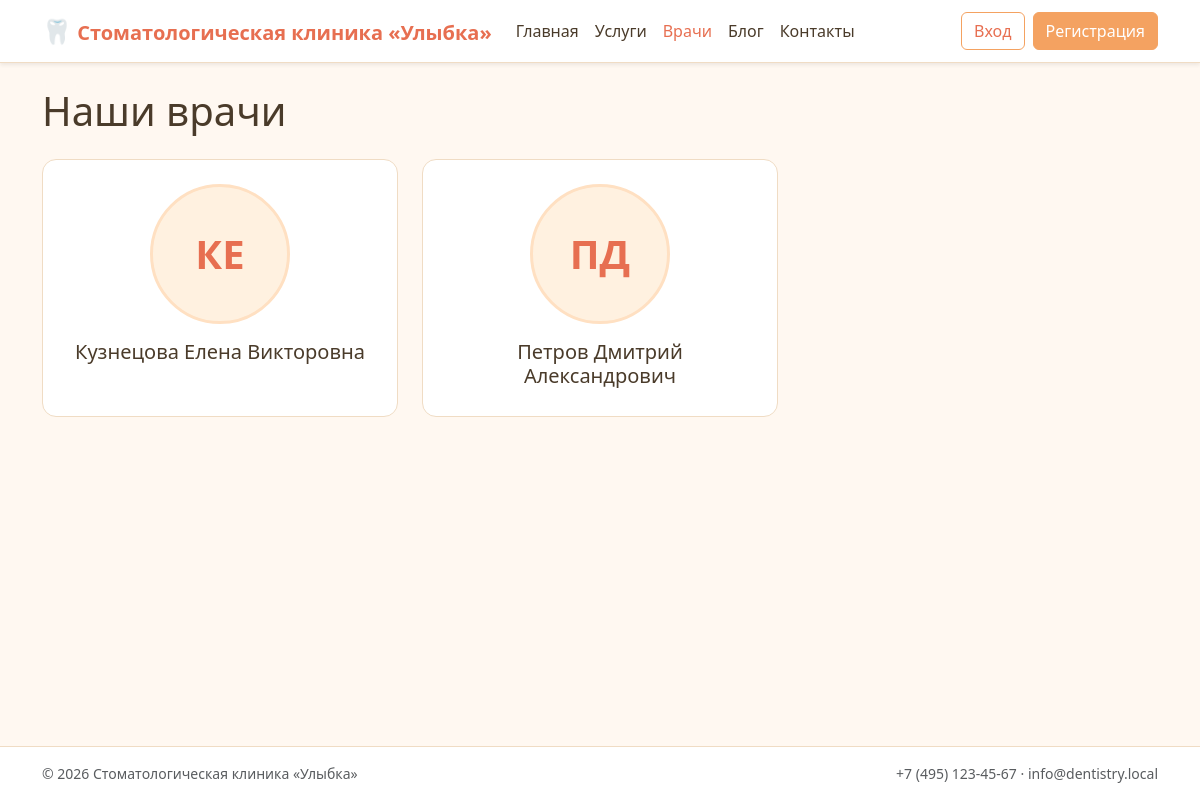
Page /doctors.php on the earlier database version.
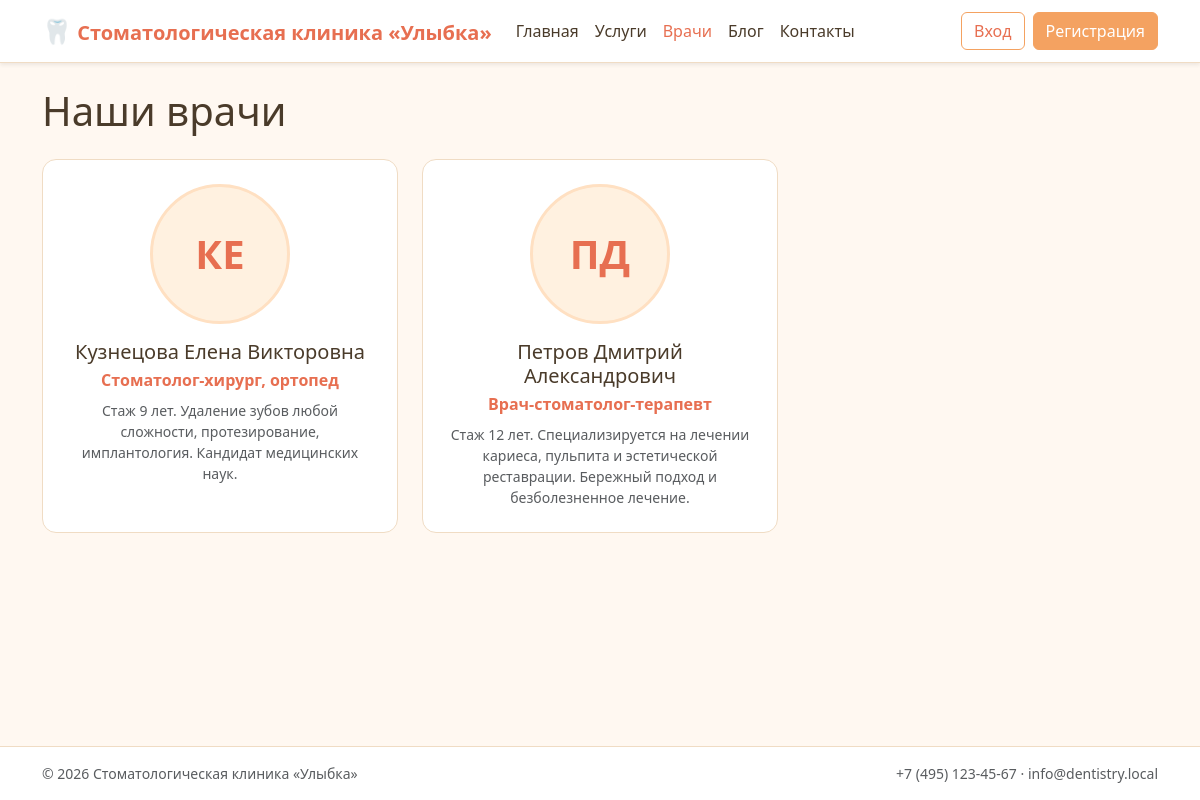
Same page on the later database version.
### tables this page shows
CREATE TABLE user (
    id                INT UNSIGNED AUTO_INCREMENT PRIMARY KEY,
    last_name         VARCHAR(60)  NOT NULL,
    first_name        VARCHAR(60)  NOT NULL,
    middle_name       VARCHAR(60)  NOT NULL DEFAULT '',
    email             VARCHAR(190) NOT NULL UNIQUE,
    password_hash     VARCHAR(255) NOT NULL,
    role_id           TINYINT UNSIGNED NOT NULL,
    booking_ban_until DATE NULL COMMENT 'Запрет онлайн-записи до даты (после неявки)',
    created_at        DATETIME NOT NULL DEFAULT CURRENT_TIMESTAMP,
    CONSTRAINT fk_user_role FOREIGN KEY (role_id) REFERENCES role(id)
);

CREATE TABLE doctor_profile (
    user_id        INT UNSIGNED PRIMARY KEY,
    specialization VARCHAR(150) NOT NULL DEFAULT '',
    bio            TEXT NULL,
    photo_path     VARCHAR(255) NULL,
    updated_at     DATETIME NOT NULL DEFAULT CURRENT_TIMESTAMP ON UPDATE CURRENT_TIMESTAMP,
    CONSTRAINT fk_docprofile_user FOREIGN KEY (user_id) REFERENCES user(id) ON DELETE CASCADE
);

### lib/sanitize.php (called while the page is built, shortened)
<?php
function h(mixed $value): string
{
    return htmlspecialchars((string) $value, ENT_QUOTES | ENT_SUBSTITUTE, 'UTF-8');
}

### lib/session.php (called while the page is built, shortened)
<?php
require_once __DIR__ . '/db.php';
final class Session
{
    public static function userId(): ?int
    {
        return isset($_SESSION['user_id']) ? (int) $_SESSION['user_id'] : null;
    }
    public static function user(): ?array
    {
        $id = self::userId();
        if ($id === null) return null;
        $user = DB::one(
            'SELECT u.*, r.code AS role_code, r.name AS role_name
               FROM user u JOIN role r ON r.id = u.role_id
              WHERE u.id = :id',
            ['id' => $id]
        );
        return $user;
    }
}

### lib/auth.php (called while the page is built, shortened)
<?php
require_once __DIR__ . '/session.php';
final class Auth
{
    public static function user(): ?array
    {
        return Session::user();
    }
}

### lib/db.php (called while the page is built, shortened)
<?php
final class DB
{
    private static ?PDO $pdo = null;
    public static function pdo(): PDO
    {
        if (self::$pdo === null) {
            $dsn = sprintf(
                'mysql:host=%s;port=%d;dbname=%s;charset=%s',
                DB_HOST, DB_PORT, DB_NAME, DB_CHARSET
            );
            self::$pdo = new PDO($dsn, DB_USER, DB_PASS, [
                PDO::ATTR_ERRMODE            => PDO::ERRMODE_EXCEPTION,
                PDO::ATTR_DEFAULT_FETCH_MODE => PDO::FETCH_ASSOC,
                PDO::ATTR_EMULATE_PREPARES   => false,
            ]);
        }
        return self::$pdo;
    }
    public static function all(string $sql, array $params = []): array
    {
        $stmt = self::pdo()->prepare($sql);
        $stmt->execute($params);
        return $stmt->fetchAll();
    }
}

### public/doctors.php (the view, shortened to what this page needs)
<?php
require_once __DIR__ . '/../lib/db.php';
require_once __DIR__ . '/../lib/sanitize.php';
$doctors = DB::all(
    "SELECT u.last_name, u.first_name, u.middle_name,
            dp.specialization, dp.bio, dp.photo_path
       FROM user u
       LEFT JOIN doctor_profile dp ON dp.user_id = u.id
      WHERE u.role_id = 3
      ORDER BY u.last_name, u.first_name"
);
require __DIR__ . '/../templates/header.php';
?>
<h1 class="mb-4">Наши врачи</h1>
<?php if (empty($doctors)): ?>
    <p class="text-muted">Информация о врачах пока не добавлена.</p>
<?php else: ?>
    <div class="row g-4">
        <?php foreach ($doctors as $d): ?>
            <?php $fio = trim($d['last_name'] . ' ' . $d['first_name'] . ' ' . $d['middle_name']); ?>
            <div class="col-md-6 col-lg-4">
                <div class="clinic-card h-100 text-center p-4">
                    <?php if (!empty($d['photo_path'])): ?>
                        <img src="/<?= h($d['photo_path']) ?>" alt="<?= h($fio) ?>"
                             class="doctor-photo mb-3" onerror="this.style.display='none'">
                    <?php else: ?>
                        <div class="doctor-photo doctor-photo--placeholder mb-3">
                            <?= h(mb_substr($d['last_name'], 0, 1) . mb_substr($d['first_name'], 0, 1)) ?>
                        </div>
                    <?php endif; ?>
                    <h5 class="mb-1"><?= h($fio) ?></h5>
                    <?php if (!empty($d['specialization'])): ?>
                        <div class="text-orange-2 mb-2"><?= h($d['specialization']) ?></div>
                    <?php endif; ?>
                    <?php if (!empty($d['bio'])): ?>
                        <p class="text-muted small mb-0"><?= h($d['bio']) ?></p>
                    <?php endif; ?>
                </div>
            </div>
        <?php endforeach; ?>
    </div>
<?php endif; ?>
<?php require __DIR__ . '/../templates/footer.php'; ?>

### templates/header.php (shortened to what this page needs)
<?php
require_once __DIR__ . '/../lib/auth.php';
require_once __DIR__ . '/../lib/sanitize.php';
$_user = Auth::user();
$_currentPath = strtok($_SERVER['REQUEST_URI'] ?? '/', '?');
function _nav_active(string $href, string $current): string {
    return ($href === $current || ($href !== '/' && str_starts_with($current, $href)))
        ? ' active' : '';
}
?><!DOCTYPE html>
<html lang="ru">
<head>
    <link href="https://cdn.jsdelivr.net/npm/bootstrap@5.3.3/dist/css/bootstrap.min.css" rel="stylesheet">
    <link href="/assets/css/theme.css" rel="stylesheet">
</head>
<body class="d-flex flex-column min-vh-100">
<nav class="navbar navbar-expand-lg sticky-top shadow-sm clinic-navbar">
    <div class="container">
        <a class="navbar-brand fw-bold" href="/">
            <span class="brand-mark">🦷</span> <?= h(SITE_NAME) ?>
        </a>
        <div class="collapse navbar-collapse" id="mainNav">
            <ul class="navbar-nav me-auto">
                <li class="nav-item"><a class="nav-link<?= _nav_active('/', $_currentPath) ?>" href="/">Главная</a></li>
                <li class="nav-item"><a class="nav-link<?= _nav_active('/services.php', $_currentPath) ?>" href="/services.php">Услуги</a></li>
                <li class="nav-item"><a class="nav-link<?= _nav_active('/doctors.php', $_currentPath) ?>" href="/doctors.php">Врачи</a></li>
                <li class="nav-item"><a class="nav-link<?= _nav_active('/blog.php', $_currentPath) ?>" href="/blog.php">Блог</a></li>
                <li class="nav-item"><a class="nav-link<?= _nav_active('/contacts.php', $_currentPath) ?>" href="/contacts.php">Контакты</a></li>
            </ul>
            <div class="d-flex gap-2">
                <?php if ($_user === null): ?>
                    <a href="/login.php" class="btn btn-outline-orange">Вход</a>
                    <a href="/register.php" class="btn btn-orange">Регистрация</a>
                <?php else: ?>
                    <a href="/profile.php" class="btn btn-orange">
                        <?= h(fio_short($_user['last_name'], $_user['first_name'], $_user['middle_name'])) ?>
                    </a>
                <?php endif; ?>
            </div>
        </div>
    </div>
</nav>
<main class="flex-grow-1 py-4">
<div class="container">

### templates/footer.php (shortened to what this page needs)
</div>
</main>
<footer class="clinic-footer py-3 mt-4">
    <div class="container d-flex flex-column flex-md-row justify-content-between text-muted small">
        <div>&copy; <?= date('Y') ?> <?= h(SITE_NAME) ?></div>
        <div><?= h(CLINIC_PHONE) ?> · <?= h(CLINIC_EMAIL) ?></div>
    </div>
</footer>
</body>
</html>

### public/assets/css/theme.css (style rules this page uses)
:root { --clinic-bg: #FFF8F1; --clinic-surface: #FFFFFF; --clinic-primary: #F4A261; --clinic-primary-2: #E76F51; --clinic-accent: #FFE0C2; --clinic-soft: #FFF1E0; --clinic-ink: #4A3B2A; --clinic-muted: #8A7964; --clinic-border: #F0DCC4; --clinic-success: #6FB098; --clinic-danger: #D88080; }
html, body { background: var(--clinic-bg); color: var(--clinic-ink); }
body { font-family: system-ui, "Segoe UI", Tahoma, Arial, sans-serif; }
a { color: var(--clinic-primary-2); }
.clinic-navbar { background: var(--clinic-surface); border-bottom: 1px solid var(--clinic-border); }
.clinic-navbar .navbar-brand { color: var(--clinic-primary-2); }
.clinic-navbar .nav-link { color: var(--clinic-ink); }
.clinic-navbar .nav-link.active, .clinic-navbar .nav-link:hover { color: var(--clinic-primary-2); }
.brand-mark { font-size: 1.2em; }
.btn-orange { background: var(--clinic-primary); border-color: var(--clinic-primary); color: #fff; }
.btn-outline-orange { background: transparent; border: 1px solid var(--clinic-primary); color: var(--clinic-primary-2); }
.clinic-card { background: var(--clinic-surface); border: 1px solid var(--clinic-border); border-radius: 14px; overflow: hidden; transition: transform .15s ease, box-shadow .15s ease; height: 100%; }
.clinic-footer { background: var(--clinic-surface); border-top: 1px solid var(--clinic-border); }
.doctor-photo { width: 140px; height: 140px; border-radius: 50%; object-fit: cover; margin-left: auto; margin-right: auto; display: block; border: 3px solid var(--clinic-accent); background: var(--clinic-soft); }
.doctor-photo--placeholder { display: flex; align-items: center; justify-content: center; font-size: 2.5rem; font-weight: 700; color: var(--clinic-primary-2); text-transform: uppercase; }
.text-orange-2 { color: var(--clinic-primary-2); font-weight: 600; }

Differences in the rows shown:
no longer on this page (row unchanged): user: last_name+first_name "КЕ", fio "Кузнецова Елена Викторовна"
no longer on this page (row unchanged): user: last_name+first_name "ПД", fio "Петров Дмитрий Александрович"
added doctor_profile: user_id.first_name "КЕ", user_id.middle_name "Кузнецова Елена Викторовна", specialization "Стоматолог-хирург, ортопед", bio "Стаж 9 лет. Удаление зубов любой сложности, протезирование, имплантология. Кандидат медицинских наук."
added doctor_profile: user_id.first_name "ПД", user_id.middle_name "Петров Дмитрий Александрович", specialization "Врач-стоматолог-терапевт", bio "Стаж 12 лет. Специализируется на лечении кариеса, пульпита и эстетической реставрации. Бережный подход и безболезненное лечение."
